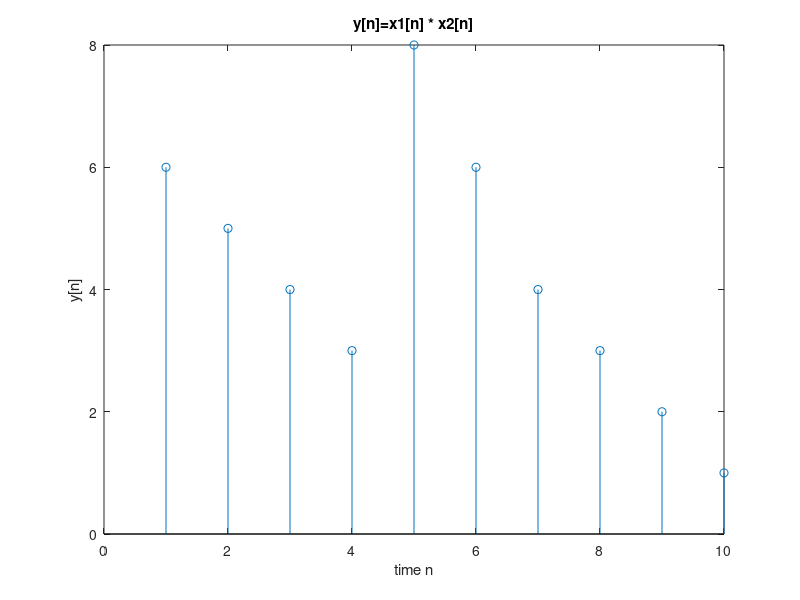

MATLAB code to generate this figure:
% Pratice 2-1
x=[6 5 4 3 2 1];
h=[1 0 0 0 1];
m=length(x);
n=length(h);
X=[x,zeros(1,n)];
H=[h,zeros(1,m)];
for i=1:n+m-1
    Y(i)=0;
    for j=1:m
        if(i-j+1>0)
            Y(i)=Y(i)+X(j)*H(i-j+1);
        else
        end
    end
end
n=1:length(Y);
stem(n,Y);
xlabel('time n'); ylabel('y[n]');
title('y[n]=x1[n] * x2[n]');

